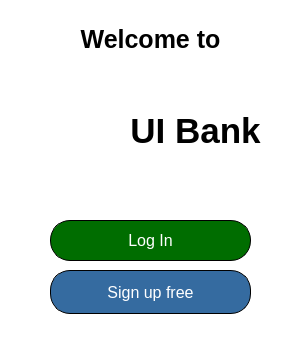
      <widget class="QWidget" name="widget" native="true">
       <property name="sizePolicy">
        <sizepolicy hsizetype="Fixed" vsizetype="Fixed">
         <horstretch>0</horstretch>
         <verstretch>0</verstretch>
        </sizepolicy>
       </property>
       <property name="minimumSize">
        <size>
         <width>300</width>
         <height>341</height>
        </size>
       </property>
       <property name="maximumSize">
        <size>
         <width>300</width>
         <height>341</height>
        </size>
       </property>
       <property name="styleSheet">
        <string notr="true">QWidget {
    background-color: rgba(255, 255, 255, 150);
border-radius: 25px;
}
</string>
       </property>
       <widget class="QLabel" name="label_8">
        <property name="geometry">
         <rect>
          <x>10</x>
          <y>20</y>
          <width>281</width>
          <height>38</height>
         </rect>
        </property>
        <property name="styleSheet">
         <string notr="true">QLabel {
    color: #000; /* Text color */
    font-size: 25px; /* Font size */
    font-weight: bold; /* Font weight */
    padding: 2px; /* Padding around the text */
    border: none; /* No border */
    background-color: transparent; /* Transparent background */
}
</string>
        </property>
        <property name="text">
         <string>Welcome to</string>
        </property>
        <property name="alignment">
         <set>Qt::AlignCenter</set>
        </property>
       </widget>
       <widget class="QLabel" name="label_9">
        <property name="geometry">
         <rect>
          <x>110</x>
          <y>100</y>
          <width>171</width>
          <height>61</height>
         </rect>
        </property>
        <property name="sizePolicy">
         <sizepolicy hsizetype="Fixed" vsizetype="Fixed">
          <horstretch>0</horstretch>
          <verstretch>0</verstretch>
         </sizepolicy>
        </property>
        <property name="styleSheet">
         <string notr="true">QLabel {
    color: #000; /* Text color */
    font-size: 35px; /* Font size */
    font-weight: bold; /* Font weight */
    padding: 2px; /* Padding around the text */
    border: none; /* No border */
    background-color: transparent; /* Transparent background */
}
</string>
        </property>
        <property name="text">
         <string>UI Bank</string>
        </property>
        <property name="alignment">
         <set>Qt::AlignCenter</set>
        </property>
       </widget>
       <widget class="QLabel" name="label_2">
        <property name="geometry">
         <rect>
          <x>50</x>
          <y>90</y>
          <width>71</width>
          <height>71</height>
         </rect>
        </property>
        <property name="sizePolicy">
         <sizepolicy hsizetype="Fixed" vsizetype="Fixed">
          <horstretch>0</horstretch>
          <verstretch>0</verstretch>
         </sizepolicy>
        </property>
        <property name="styleSheet">
         <string notr="true">QLabel {
    color: #000; /* Text color */
    font-size: 35px; /* Font size */
    font-weight: bold; /* Font weight */
    padding: 2px; /* Padding around the text */
    border: none; /* No border */
    background-color: transparent; /* Transparent background */
}
</string>
        </property>
        <property name="text">
         <string/>
        </property>
        <property name="pixmap">
         <pixmap resource="res.qrc">:/images/bankicon.png</pixmap>
        </property>
        <property name="scaledContents">
         <bool>true</bool>
        </property>
       </widget>
       <widget class="QPushButton" name="MainLoginButton">
        <property name="geometry">
         <rect>
          <x>50</x>
          <y>220</y>
          <width>201</width>
          <height>41</height>
         </rect>
        </property>
        <property name="sizePolicy">
         <sizepolicy hsizetype="Expanding" vsizetype="Fixed">
          <horstretch>0</horstretch>
          <verstretch>0</verstretch>
         </sizepolicy>
        </property>
        <property name="styleSheet">
         <string notr="true">QPushButton {
    background-color: rgb(0, 109, 0); /* Sets the background color */
    color: white; /* Sets the text color */
    border-radius: 20px; /* Rounds the corners */
    padding: 9px; /* Adds padding */
    font-size: 16px; /* Sets the font size */
    border: 1px solid; /* Adds a border */
}

QPushButton:hover {
    background-color: #A90707; /* Changes background color on hover */
}
</string>
        </property>
        <property name="text">
         <string>Log In</string>
        </property>
       </widget>
       <widget class="QPushButton" name="MainSignupButton">
        <property name="geometry">
         <rect>
          <x>50</x>
          <y>270</y>
          <width>201</width>
          <height>44</height>
         </rect>
        </property>
        <property name="sizePolicy">
         <sizepolicy hsizetype="Expanding" vsizetype="Fixed">
          <horstretch>0</horstretch>
          <verstretch>0</verstretch>
         </sizepolicy>
        </property>
        <property name="styleSheet">
         <string notr="true">QPushButton {
    background-color: rgb(53, 107, 160); /* Sets the background color */
    color: white; /* Sets the text color */
    border-radius: 20px; /* Rounds the corners */
    padding: 10px; /* Adds padding */
    font-size: 16px; /* Sets the font size */
    border: 1px solid; /* Adds a border */
}

QPushButton:hover {
    background-color: #A90707; /* Changes background color on hover */
}
</string>
        </property>
        <property name="text">
         <string>Sign up free</string>
        </property>
       </widget>
      </widget>
